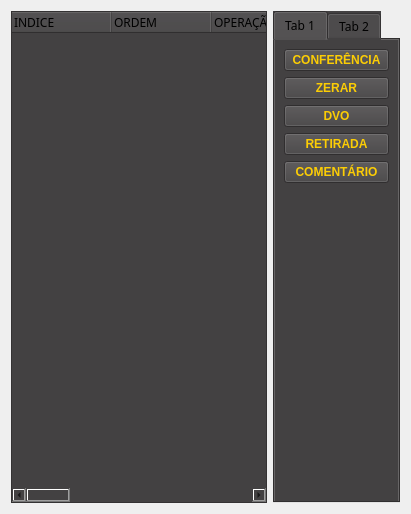
        <widget class="QWidget" name="pg_Tabela">
         <layout class="QGridLayout" name="gridLayout_4">
          <item row="0" column="0">
           <widget class="QTreeWidget" name="treeWidget">
            <property name="font">
             <font>
              <family>Arial,sans-serif</family>
             </font>
            </property>
            <property name="styleSheet">
             <string notr="true">
background-color: #434142;
</string>
            </property>
            <column>
             <property name="text">
              <string>INDICE</string>
             </property>
            </column>
            <column>
             <property name="text">
              <string>ORDEM</string>
             </property>
            </column>
            <column>
             <property name="text">
              <string>OPERAÇÃO</string>
             </property>
            </column>
            <column>
             <property name="text">
              <string>ITEM</string>
             </property>
            </column>
            <column>
             <property name="text">
              <string>PART-NUMBER</string>
             </property>
            </column>
            <column>
             <property name="text">
              <string>QUANTIDADE SOLICITADA</string>
             </property>
            </column>
            <column>
             <property name="text">
              <string>QUANTIDADE RECEBIDA CDP</string>
             </property>
            </column>
            <column>
             <property name="text">
              <string>QUANTIDADE CONFERIDA</string>
             </property>
            </column>
            <column>
             <property name="text">
              <string>QUANTIDADE ENTREGUE PARA REFORMA</string>
             </property>
            </column>
            <column>
             <property name="text">
              <string>COLABORADOR RESPÓNSAVEL</string>
             </property>
            </column>
            <column>
             <property name="text">
              <string>STATUS</string>
             </property>
            </column>
            <column>
             <property name="text">
              <string>COMENTÁRIO</string>
             </property>
            </column>
            <column>
             <property name="text">
              <string>CONFERÊNTE</string>
             </property>
            </column>
           </widget>
          </item>
          <item row="0" column="1">
           <widget class="QTabWidget" name="tabWidget">
            <property name="sizePolicy">
             <sizepolicy hsizetype="Fixed" vsizetype="Expanding">
              <horstretch>0</horstretch>
              <verstretch>0</verstretch>
             </sizepolicy>
            </property>
            <property name="font">
             <font>
              <family>Arial,sans-serif</family>
             </font>
            </property>
            <property name="styleSheet">
             <string notr="true">background-color: rgb(67, 65, 66);</string>
            </property>
            <property name="currentIndex">
             <number>0</number>
            </property>
            <widget class="QWidget" name="tab">
             <attribute name="title">
              <string>Tab 1</string>
             </attribute>
             <layout class="QGridLayout" name="gridLayout_7">
              <item row="0" column="0">
               <widget class="QPushButton" name="pushButton_6">
                <property name="font">
                 <font>
                  <weight>75</weight>
                  <bold>true</bold>
                 </font>
                </property>
                <property name="styleSheet">
                 <string notr="true">QPushButton {
     background-color: #434142;       /* Cor ao passar o mouse */
	color:#FCCD04;
}

QPushButton:hover {
       /* Cor ao passar o mouse */
	background-color: rgb(213, 213, 213);
color:#000000
}

QPushButton:pressed {
    background-color: #d5d5d5;       /* Cor ao pressionar o botão */
}
</string>
                </property>
                <property name="text">
                 <string>CONFERÊNCIA</string>
                </property>
               </widget>
              </item>
              <item row="1" column="0">
               <widget class="QPushButton" name="pushButton_7">
                <property name="font">
                 <font>
                  <weight>75</weight>
                  <bold>true</bold>
                 </font>
                </property>
                <property name="styleSheet">
                 <string notr="true">QPushButton {
     background-color: #434142;       /* Cor ao passar o mouse */
	color:#FCCD04;
}

QPushButton:hover {
       /* Cor ao passar o mouse */
	background-color: rgb(213, 213, 213);
color:#000000
}

QPushButton:pressed {
    background-color: #d5d5d5;       /* Cor ao pressionar o botão */
}
</string>
                </property>
                <property name="text">
                 <string>ZERAR</string>
                </property>
               </widget>
              </item>
              <item row="2" column="0">
               <widget class="QPushButton" name="DVO">
                <property name="font">
                 <font>
                  <weight>75</weight>
                  <bold>true</bold>
                 </font>
                </property>
                <property name="styleSheet">
                 <string notr="true">QPushButton {
     background-color: #434142;       /* Cor ao passar o mouse */
	color:#FCCD04;
}

QPushButton:hover {
       /* Cor ao passar o mouse */
	background-color: rgb(213, 213, 213);
color:#000000
}

QPushButton:pressed {
    background-color: #d5d5d5;       /* Cor ao pressionar o botão */
}
</string>
                </property>
                <property name="text">
                 <string>DVO</string>
                </property>
               </widget>
              </item>
              <item row="3" column="0">
               <widget class="QPushButton" name="pushButton_9">
                <property name="font">
                 <font>
                  <weight>75</weight>
                  <bold>true</bold>
                 </font>
                </property>
                <property name="styleSheet">
                 <string notr="true">QPushButton {
     background-color: #434142;       /* Cor ao passar o mouse */
	color:#FCCD04;
}

QPushButton:hover {
       /* Cor ao passar o mouse */
	background-color: rgb(213, 213, 213);
color:#000000
}

QPushButton:pressed {
    background-color: #d5d5d5;       /* Cor ao pressionar o botão */
}
</string>
                </property>
                <property name="text">
                 <string>RETIRADA</string>
                </property>
               </widget>
              </item>
              <item row="4" column="0">
               <widget class="QPushButton" name="pushButton_10">
                <property name="font">
                 <font>
                  <weight>75</weight>
                  <bold>true</bold>
                 </font>
                </property>
                <property name="styleSheet">
                 <string notr="true">QPushButton {
     background-color: #434142;       /* Cor ao passar o mouse */
	color:#FCCD04;
}

QPushButton:hover {
       /* Cor ao passar o mouse */
	background-color: rgb(213, 213, 213);
color:#000000
}

QPushButton:pressed {
    background-color: #d5d5d5;       /* Cor ao pressionar o botão */
}
</string>
                </property>
                <property name="text">
                 <string>COMENTÁRIO</string>
                </property>
               </widget>
              </item>
              <item row="5" column="0">
               <spacer name="verticalSpacer">
                <property name="orientation">
                 <enum>Qt::Vertical</enum>
                </property>
                <property name="sizeHint" stdset="0">
                 <size>
                  <width>20</width>
                  <height>307</height>
                 </size>
                </property>
               </spacer>
              </item>
             </layout>
            </widget>
            <widget class="QWidget" name="tab_2">
             <attribute name="title">
              <string>Tab 2</string>
             </attribute>
             <layout class="QGridLayout" name="gridLayout_2"/>
            </widget>
           </widget>
          </item>
         </layout>
        </widget>
